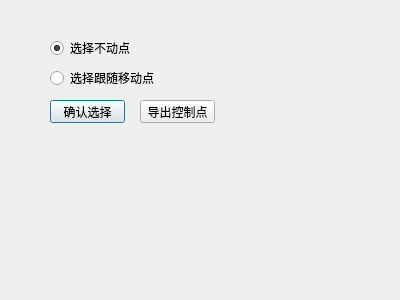
<?xml version="1.0" encoding="UTF-8"?>
<ui version="4.0">
 <class>SelectVerticesDialog</class>
 <widget class="QDialog" name="SelectVerticesDialog">
  <property name="geometry">
   <rect>
    <x>0</x>
    <y>0</y>
    <width>400</width>
    <height>300</height>
   </rect>
  </property>
  <property name="windowTitle">
   <string>选择形变控制点</string>
  </property>
  <widget class="QRadioButton" name="radioButton_fixed">
   <property name="geometry">
    <rect>
     <x>50</x>
     <y>40</y>
     <width>89</width>
     <height>16</height>
    </rect>
   </property>
   <property name="text">
    <string>选择不动点</string>
   </property>
   <property name="checked">
    <bool>true</bool>
   </property>
  </widget>
  <widget class="QRadioButton" name="radioButton_handled">
   <property name="geometry">
    <rect>
     <x>50</x>
     <y>70</y>
     <width>121</width>
     <height>16</height>
    </rect>
   </property>
   <property name="text">
    <string>选择跟随移动点</string>
   </property>
  </widget>
  <widget class="QPushButton" name="pushButton_confirmSelection">
   <property name="geometry">
    <rect>
     <x>50</x>
     <y>100</y>
     <width>75</width>
     <height>23</height>
    </rect>
   </property>
   <property name="text">
    <string>确认选择</string>
   </property>
  </widget>
  <widget class="QPushButton" name="pushButton_output">
   <property name="geometry">
    <rect>
     <x>140</x>
     <y>100</y>
     <width>75</width>
     <height>23</height>
    </rect>
   </property>
   <property name="text">
    <string>导出控制点</string>
   </property>
  </widget>
 </widget>
 <resources/>
 <connections/>
</ui>
